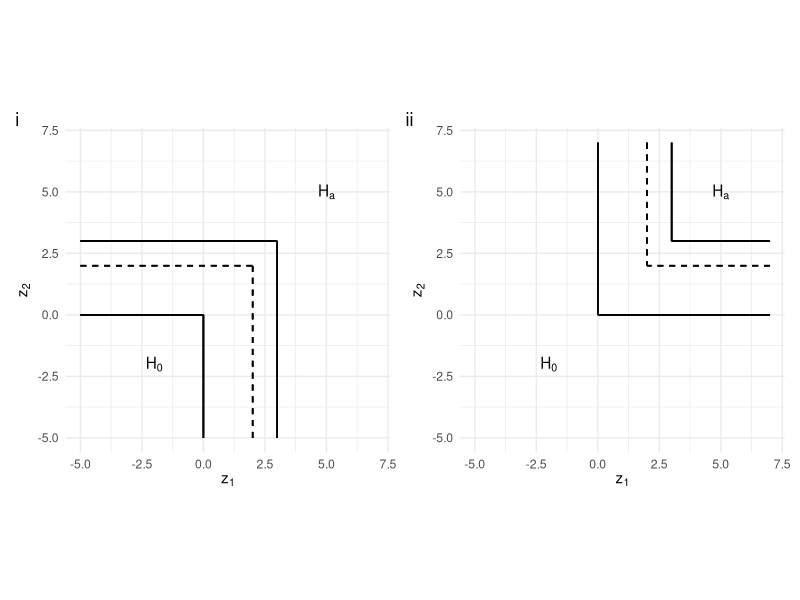
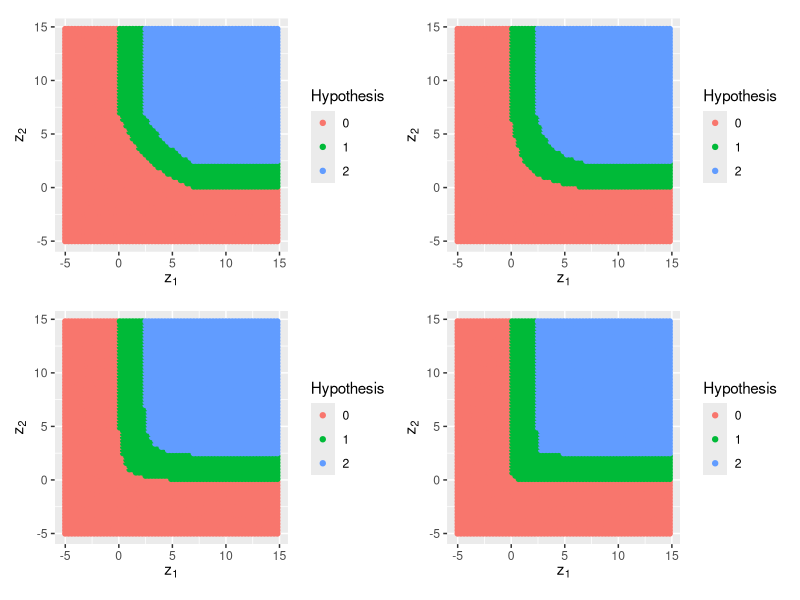

The R script that drew these images, in order: (Note: this script raises an error after producing the figures.)
## ---- chunk 1
knitr::opts_chunk$set(
  collapse = TRUE,
  comment = "#>"
)
## ---- chunk 2
#library(vamos)
library(ggplot2)
library(patchwork)
## ---- chunk 3
library(ggplot2)
library(patchwork)

df <- expand.grid(z_1 = c(-5, 7),
                  z_2 = c(-5, 7))

p1 <- ggplot(df, aes(z_1, z_2)) + geom_point(alpha = 0) +
  coord_fixed() + 
  # null
  geom_segment(aes(x = -5, y = 0, xend = 0, yend = 0)) +
  geom_segment(aes(x = 0, y = -5, xend = 0, yend = 0)) + 
  
  # alt
  geom_segment(aes(x = -5, y = 3, xend = 3, yend = 3)) +
  geom_segment(aes(x = 3, y = -5, xend = 3, yend = 3)) +
  
  # crit
  geom_segment(aes(x = -5, y = 2, xend = 2, yend = 2), linetype = 2) +
  geom_segment(aes(x = 2, y = -5, xend = 2, yend = 2), linetype = 2) +
  
  annotate("text", x = -2, y = -2, label = expression(H[0])) +
  annotate("text", x = 5, y = 5, label = expression(H[a])) +
  
  xlab(expression(z[1])) + ylab(expression(z[2])) +
  theme_minimal()

p2 <- ggplot(df, aes(z_1, z_2)) + geom_point(alpha = 0) +
  coord_fixed() + 
  # null
  geom_segment(aes(x = 7, y = 0, xend = 0, yend = 0)) +
  geom_segment(aes(x = 0, y = 7, xend = 0, yend = 0)) + 
  
  # alt
  geom_segment(aes(x = 7, y = 3, xend = 3, yend = 3)) +
  geom_segment(aes(x = 3, y = 7, xend = 3, yend = 3)) +
  
  # crit
  geom_segment(aes(x = 7, y = 2, xend = 2, yend = 2), linetype = 2) +
  geom_segment(aes(x = 2, y = 7, xend = 2, yend = 2), linetype = 2) +
  
  annotate("text", x = -2, y = -2, label = expression(H[0])) +
  annotate("text", x = 5, y = 5, label = expression(H[a])) +
  
  xlab(expression(z[1])) + ylab(expression(z[2])) +
  theme_minimal()  
## ---- chunk 4
p1 + p2 + plot_annotation(tag_levels = 'i')
## ---- chunk 5

## ---- chunk 6
hyp_plot <- function(a, c, alpha = 0.05, beta = 0.2) {
  
  df <- expand.grid(x = seq(-5,15,0.3),
                 y = seq(-5,15,0.3))
  
  # Start by finding the required dif at the margins, corresponding to the
  # mean of the marginal sampling dist under the alternative. Note we are using
  # z statistics, so they will have sd = 1.
  alpha <- 0.05; beta <- 0.2
  b <- qnorm(1 - alpha) + qnorm(1 - beta)
  
  # Now translate this into the required shift parameter, s
  aa <- a; bb <- (-2 - a*c - b*a); cc <- b + b*a*c
  s <- (-bb - sqrt(bb^2 - 4*aa*cc))/(2*aa)
  
  # At each point in the grid, denote if it lies in the null (0) or alternative (2)
  # hypotheses.
  df$h <- ifelse(df$y < (c - df$x)/(1 + a*df$x) | df$x < 0 | df$y < 0 , 0,
                 ifelse(df$y > (c - (df$x - s))/(1 + a*(df$x - s)) + s & (df$y > b & df$x > b), 2,
                        1))
  
  # Plot the hypotheses - adding a line at x=b which should border the alternative
  # region.
  ggplot(df, aes(x, y, colour=as.factor(h))) + geom_point() + coord_fixed() +
    scale_color_discrete(name = "Hypothesis") +
    xlab(expression(z[1])) + ylab(expression(z[2]))
}

p1 <- hyp_plot(0.2, 7); p2 <- hyp_plot(1, 7); p3 <- hyp_plot(5, 7); p4 <- hyp_plot(100, 7)

(p1 + p2) / (p3 + p4)
## ---- chunk 7
library(mvtnorm)

alpha <- 0.05; beta <- 0.17
n <- 2*(qnorm(1 - alpha) - qnorm(beta))^2/(0.3^2)
n

a <- 1
c <- 7
sigma <- matrix(c(1, 0.3, 0.3, 1), ncol = 2)
cor_z <- sigma[1,2]
variance <- sigma[1,1]
alpha_nom <- 0.05
target <- 0.3

ns <- seq(50, 500, 50)
r <- NULL
for(n in ns){
  r <- rbind(r, ocs_value_cp(n, target, cor_z, alpha_nom, variance, a, c))
}

r2 <- NULL
for(n in ns){
  r2 <- rbind(r2, ocs_value_cp_wrong(n, target, cor_z, alpha_nom, variance, a, c))
}

r2[,2] - r[,2]

plot(r)
points(r2, col = "red")

r[r[,1] <= 0.05, ][1,]
r2[r2[,1] <= 0.05, ][1,]
r[r[,1] <= 0.05, ][1,] - r2[r2[,1] <= 0.05, ][1,]
